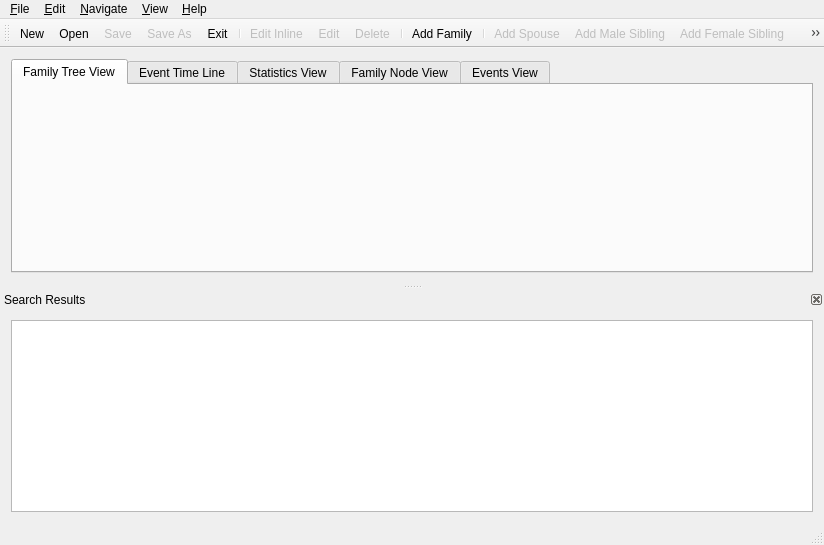
<?xml version="1.0" encoding="UTF-8"?>
<ui version="4.0">
 <class>MainWindow</class>
 <widget class="QMainWindow" name="MainWindow">
  <property name="geometry">
   <rect>
    <x>0</x>
    <y>0</y>
    <width>824</width>
    <height>545</height>
   </rect>
  </property>
  <property name="windowTitle">
   <string>Familier 1.0</string>
  </property>
  <property name="windowIcon">
   <iconset resource="MainWindow.qrc">
    <normaloff>:/images/familier.png</normaloff>:/images/familier.png</iconset>
  </property>
  <widget class="QWidget" name="centralWidget">
   <layout class="QVBoxLayout" name="verticalLayout">
    <item>
     <widget class="QTabWidget" name="tabWidget">
      <property name="tabShape">
       <enum>QTabWidget::Rounded</enum>
      </property>
      <property name="currentIndex">
       <number>0</number>
      </property>
      <widget class="QWidget" name="tabFamilyTreeView">
       <attribute name="title">
        <string>Family Tree View</string>
       </attribute>
       <layout class="QHBoxLayout" name="horizontalLayout_2">
        <item>
         <widget class="FamilyTreeView" name="familyTreeView" native="true">
          <property name="styleSheet">
           <string notr="true"> FamilyTreeView { background-color: black; }</string>
          </property>
         </widget>
        </item>
       </layout>
      </widget>
      <widget class="QWidget" name="tabEventTimeLineView">
       <attribute name="title">
        <string>Event Time Line</string>
       </attribute>
       <layout class="QHBoxLayout" name="horizontalLayout_4">
        <item>
         <widget class="EventTimeLineView" name="eventTimeLineView" native="true">
          <property name="styleSheet">
           <string notr="true"> EventTimeLineView { background-color: black; }</string>
          </property>
         </widget>
        </item>
       </layout>
      </widget>
      <widget class="QWidget" name="tabStatisticsView">
       <attribute name="title">
        <string>Statistics View</string>
       </attribute>
       <layout class="QHBoxLayout" name="horizontalLayout">
        <item>
         <widget class="QScrollArea" name="scrollAreaStatisticsView">
          <property name="widgetResizable">
           <bool>true</bool>
          </property>
          <widget class="QWidget" name="scrollAreaWidgetContentsStatisticsView">
           <property name="geometry">
            <rect>
             <x>0</x>
             <y>0</y>
             <width>1212</width>
             <height>1574</height>
            </rect>
           </property>
           <layout class="QGridLayout" name="gridLayout_2">
            <item row="0" column="0">
             <widget class="PieView" name="familyAllIndividualsStatsPieView" native="true">
              <property name="minimumSize">
               <size>
                <width>600</width>
                <height>310</height>
               </size>
              </property>
             </widget>
            </item>
            <item row="0" column="1">
             <widget class="PieView" name="familyMaleIndividualsStatsPieView" native="true">
              <property name="minimumSize">
               <size>
                <width>600</width>
                <height>310</height>
               </size>
              </property>
             </widget>
            </item>
            <item row="1" column="0">
             <widget class="PieView" name="genderStatsPieView" native="true">
              <property name="minimumSize">
               <size>
                <width>600</width>
                <height>310</height>
               </size>
              </property>
             </widget>
            </item>
            <item row="1" column="1">
             <widget class="PieView" name="aliveOrDeadStatsPieView" native="true">
              <property name="minimumSize">
               <size>
                <width>600</width>
                <height>310</height>
               </size>
              </property>
             </widget>
            </item>
            <item row="2" column="0">
             <widget class="PieView" name="marriageStatsPieView" native="true">
              <property name="minimumSize">
               <size>
                <width>600</width>
                <height>310</height>
               </size>
              </property>
             </widget>
            </item>
            <item row="2" column="1">
             <widget class="PieView" name="haveChildrenStatsPieView" native="true">
              <property name="minimumSize">
               <size>
                <width>600</width>
                <height>310</height>
               </size>
              </property>
             </widget>
            </item>
            <item row="3" column="0">
	     <widget class="PieView" name="spouseCountStatsPieView" native="true">
              <property name="minimumSize">
               <size>
                <width>600</width>
                <height>310</height>
               </size>
              </property>
             </widget>
            </item>
            <item row="3" column="1">
             <widget class="PieView" name="childCountStatsPieView" native="true">
              <property name="minimumSize">
               <size>
                <width>600</width>
                <height>310</height>
               </size>
              </property>
             </widget>
            </item>
	    <item row="4" column="0">
	     <widget class="PieView" name="childCountStatsForMarriedPieView" native="true">
	      <property name="minimumSize">
	       <size>
		<width>600</width>
		<height>310</height>
	       </size>
	      </property>
	     </widget>
	    </item>
	    <item row="4" column="1">
             <widget class="PieView" name="sameNameCountStatsPieView" native="true">
              <property name="minimumSize">
               <size>
                <width>600</width>
                <height>310</height>
               </size>
              </property>
             </widget>
            </item>
           </layout>
          </widget>
         </widget>
        </item>
       </layout>
      </widget>
      <widget class="QWidget" name="tabFamilyNodeView">
       <attribute name="title">
        <string>Family Node View</string>
       </attribute>
       <layout class="QVBoxLayout" name="verticalLayout_2">
        <item>
         <layout class="QHBoxLayout" name="horizontalLayout_6">
          <item>
           <widget class="QStackedWidget" name="stackedWidget">
            <property name="currentIndex">
             <number>0</number>
            </property>
            <widget class="QWidget" name="pageTreeView">
             <layout class="QHBoxLayout" name="horizontalLayout_7">
              <item>
               <widget class="QTreeView" name="treeView">
                <property name="sizePolicy">
                 <sizepolicy hsizetype="Expanding" vsizetype="Expanding">
                  <horstretch>0</horstretch>
                  <verstretch>0</verstretch>
                 </sizepolicy>
                </property>
                <property name="contextMenuPolicy">
                 <enum>Qt::CustomContextMenu</enum>
                </property>
                <property name="acceptDrops">
                 <bool>true</bool>
                </property>
                <property name="styleSheet">
                 <string notr="true"> QTreeView { background-color: black; }</string>
                </property>
                <property name="tabKeyNavigation">
                 <bool>true</bool>
                </property>
                <property name="dragEnabled">
                 <bool>true</bool>
                </property>
                <property name="horizontalScrollMode">
                 <enum>QAbstractItemView::ScrollPerItem</enum>
                </property>
                <property name="autoExpandDelay">
                 <number>500</number>
                </property>
                <property name="animated">
                 <bool>true</bool>
                </property>
               </widget>
              </item>
             </layout>
            </widget>
            <widget class="QWidget" name="pageListView">
             <layout class="QHBoxLayout" name="horizontalLayout_3">
              <item>
               <widget class="QListView" name="listView">
                <property name="enabled">
                 <bool>true</bool>
                </property>
                <property name="contextMenuPolicy">
                 <enum>Qt::CustomContextMenu</enum>
                </property>
                <property name="styleSheet">
                 <string notr="true"> QListView { background-color: black; }</string>
                </property>
                <property name="tabKeyNavigation">
                 <bool>true</bool>
                </property>
                <property name="iconSize">
                 <size>
                  <width>60</width>
                  <height>60</height>
                 </size>
                </property>
                <property name="layoutMode">
                 <enum>QListView::Batched</enum>
                </property>
                <property name="spacing">
                 <number>10</number>
                </property>
                <property name="gridSize">
                 <size>
                  <width>80</width>
                  <height>80</height>
                 </size>
                </property>
                <property name="uniformItemSizes">
                 <bool>false</bool>
                </property>
                <property name="wordWrap">
                 <bool>true</bool>
                </property>
               </widget>
              </item>
             </layout>
            </widget>
            <widget class="QWidget" name="pageTableView">
             <layout class="QHBoxLayout" name="horizontalLayout_8">
              <item>
               <widget class="QTableView" name="tableView">
                <property name="contextMenuPolicy">
                 <enum>Qt::CustomContextMenu</enum>
                </property>
                <property name="styleSheet">
                 <string notr="true"> QTableView { background-color: black; }</string>
                </property>
                <property name="selectionMode">
                 <enum>QAbstractItemView::SingleSelection</enum>
                </property>
                <property name="showGrid">
                 <bool>false</bool>
                </property>
                <property name="sortingEnabled">
                 <bool>true</bool>
                </property>
               </widget>
              </item>
             </layout>
            </widget>
           </widget>
          </item>
          <item>
           <widget class="QTextBrowser" name="textBrowserItemView">
            <property name="styleSheet">
             <string notr="true"> QTextBrowser { color: white; background-color: black; }</string>
            </property>
            <property name="openLinks">
             <bool>false</bool>
            </property>
           </widget>
          </item>
         </layout>
        </item>
       </layout>
      </widget>
      <widget class="QWidget" name="tabEventView">
       <attribute name="title">
        <string>Events View</string>
       </attribute>
       <layout class="QVBoxLayout" name="verticalLayout_4">
        <item>
         <widget class="QTableView" name="tableViewForEvents">
          <property name="alternatingRowColors">
           <bool>true</bool>
          </property>
          <property name="selectionMode">
           <enum>QAbstractItemView::SingleSelection</enum>
          </property>
         </widget>
        </item>
        <item>
         <layout class="QHBoxLayout" name="horizontalLayout_9">
          <item>
           <spacer name="horizontalSpacer">
            <property name="orientation">
             <enum>Qt::Horizontal</enum>
            </property>
            <property name="sizeHint" stdset="0">
             <size>
              <width>40</width>
              <height>20</height>
             </size>
            </property>
           </spacer>
          </item>
          <item>
           <widget class="QToolButton" name="toolButtonEventAdd">
            <property name="text">
             <string>...</string>
            </property>
            <property name="icon">
             <iconset resource="MainWindow.qrc">
              <normaloff>:/images/expandall.png</normaloff>:/images/expandall.png</iconset>
            </property>
           </widget>
          </item>
          <item>
           <widget class="QToolButton" name="toolButtonEventDelete">
            <property name="text">
             <string>...</string>
            </property>
            <property name="icon">
             <iconset resource="MainWindow.qrc">
              <normaloff>:/images/collapseall.png</normaloff>:/images/collapseall.png</iconset>
            </property>
           </widget>
          </item>
          <item>
           <spacer name="horizontalSpacer_2">
            <property name="orientation">
             <enum>Qt::Horizontal</enum>
            </property>
            <property name="sizeHint" stdset="0">
             <size>
              <width>40</width>
              <height>20</height>
             </size>
            </property>
           </spacer>
          </item>
         </layout>
        </item>
       </layout>
      </widget>
     </widget>
    </item>
   </layout>
  </widget>
  <widget class="QMenuBar" name="menuBar">
   <property name="geometry">
    <rect>
     <x>0</x>
     <y>0</y>
     <width>824</width>
     <height>24</height>
    </rect>
   </property>
   <widget class="QMenu" name="menu_Help">
    <property name="title">
     <string>&amp;Help</string>
    </property>
    <addaction name="action_FAQ"/>
    <addaction name="action_What_s_this"/>
    <addaction name="separator"/>
    <addaction name="action_About"/>
    <addaction name="action_About_Qt"/>
   </widget>
   <widget class="QMenu" name="menuNavigate">
    <property name="title">
     <string>&amp;Navigate</string>
    </property>
    <addaction name="action_Go_to_Previous"/>
    <addaction name="action_Go_to_Next"/>
    <addaction name="separator"/>
    <addaction name="action_Scroll_to_Top"/>
    <addaction name="action_Scroll_to_Bottom"/>
   </widget>
   <widget class="QMenu" name="menuEdit">
    <property name="title">
     <string>&amp;Edit</string>
    </property>
    <addaction name="action_Edit_Inline"/>
    <addaction name="action_Mark_as_Alive"/>
    <addaction name="action_Mark_as_Dead"/>
    <addaction name="action_Mark_as_Dummy"/>
    <addaction name="action_Unmark_as_Dummy"/>
    <addaction name="separator"/>
    <addaction name="action_Edit"/>
    <addaction name="action_Delete"/>
    <addaction name="separator"/>
    <addaction name="action_Add_Family"/>
    <addaction name="separator"/>
    <addaction name="action_Add_Spouse"/>
    <addaction name="action_Add_Dummy_Spouse"/>
    <addaction name="action_Add_Male_Sibling"/>
    <addaction name="action_Add_Female_Sibling"/>
    <addaction name="action_Add_Wife_in_Law"/>
    <addaction name="action_Add_Male_Child"/>
    <addaction name="action_Add_Female_Child"/>
    <addaction name="separator"/>
    <addaction name="action_Set_Document_Title"/>
    <addaction name="separator"/>
    <addaction name="action_Full_Text_Search"/>
    <addaction name="action_Preferences"/>
   </widget>
   <widget class="QMenu" name="menuFile">
    <property name="title">
     <string>&amp;File</string>
    </property>
    <widget class="QMenu" name="menu_Recent_Files">
     <property name="title">
      <string>Recent Files</string>
     </property>
    </widget>
    <addaction name="action_New"/>
    <addaction name="action_Open"/>
    <addaction name="menu_Recent_Files"/>
    <addaction name="separator"/>
    <addaction name="action_Save"/>
    <addaction name="action_Save_As"/>
    <addaction name="action_Close"/>
    <addaction name="separator"/>
    <addaction name="action_Import"/>
    <addaction name="action_Export"/>
    <addaction name="separator"/>
    <addaction name="action_Exit"/>
   </widget>
   <widget class="QMenu" name="menu_View">
    <property name="title">
     <string>&amp;View</string>
    </property>
    <widget class="QMenu" name="menuSwitch_To">
     <property name="title">
      <string>Switch To</string>
     </property>
     <addaction name="action_Tree_View"/>
     <addaction name="action_Table_View"/>
     <addaction name="action_List_View"/>
     <addaction name="action_Icon_View"/>
    </widget>
    <addaction name="action_Expand"/>
    <addaction name="action_Collapse"/>
    <addaction name="action_Expand_All_Siblings"/>
    <addaction name="action_Collapse_All_Siblings"/>
    <addaction name="separator"/>
    <addaction name="action_Expand_All"/>
    <addaction name="action_Collapse_All"/>
    <addaction name="separator"/>
    <addaction name="action_LockOrUnlock"/>
    <addaction name="menuSwitch_To"/>
   </widget>
   <addaction name="menuFile"/>
   <addaction name="menuEdit"/>
   <addaction name="menuNavigate"/>
   <addaction name="menu_View"/>
   <addaction name="menu_Help"/>
  </widget>
  <widget class="QStatusBar" name="statusBar"/>
  <widget class="QToolBar" name="mainToolBar">
   <attribute name="toolBarArea">
    <enum>TopToolBarArea</enum>
   </attribute>
   <attribute name="toolBarBreak">
    <bool>false</bool>
   </attribute>
   <addaction name="action_New"/>
   <addaction name="action_Open"/>
   <addaction name="action_Save"/>
   <addaction name="action_Save_As"/>
   <addaction name="action_Exit"/>
   <addaction name="separator"/>
   <addaction name="action_Edit_Inline"/>
   <addaction name="action_Edit"/>
   <addaction name="action_Delete"/>
   <addaction name="separator"/>
   <addaction name="action_Add_Family"/>
   <addaction name="separator"/>
   <addaction name="action_Add_Spouse"/>
   <addaction name="action_Add_Male_Sibling"/>
   <addaction name="action_Add_Female_Sibling"/>
   <addaction name="action_Add_Wife_in_Law"/>
   <addaction name="action_Add_Male_Child"/>
   <addaction name="action_Add_Female_Child"/>
   <addaction name="separator"/>
   <addaction name="action_Go_to_Previous"/>
   <addaction name="action_Go_to_Next"/>
   <addaction name="action_Scroll_to_Top"/>
   <addaction name="action_Scroll_to_Bottom"/>
   <addaction name="separator"/>
   <addaction name="action_Expand_All"/>
   <addaction name="action_Collapse_All"/>
   <addaction name="separator"/>
   <addaction name="action_About"/>
   <addaction name="action_What_s_this"/>
  </widget>
  <widget class="QDockWidget" name="dockWidgetSearchResults">
   <property name="features">
    <set>QDockWidget::DockWidgetClosable</set>
   </property>
   <property name="windowTitle">
    <string>Search Results</string>
   </property>
   <attribute name="dockWidgetArea">
    <number>8</number>
   </attribute>
   <widget class="QWidget" name="dockWidgetContentsSearchResults">
    <layout class="QHBoxLayout" name="horizontalLayout_5">
     <item>
      <widget class="QTextBrowser" name="textBrowserSearchResults">
       <property name="openLinks">
        <bool>false</bool>
       </property>
      </widget>
     </item>
    </layout>
   </widget>
  </widget>
  <action name="action_New">
   <property name="icon">
    <iconset resource="MainWindow.qrc">
     <normaloff>:/images/filenew.png</normaloff>:/images/filenew.png</iconset>
   </property>
   <property name="text">
    <string>&amp;New</string>
   </property>
   <property name="toolTip">
    <string>Create New File</string>
   </property>
   <property name="shortcut">
    <string>Ctrl+N</string>
   </property>
  </action>
  <action name="action_Open">
   <property name="icon">
    <iconset resource="MainWindow.qrc">
     <normaloff>:/images/fileopen.png</normaloff>
     <normalon>:/images/open.png</normalon>:/images/fileopen.png</iconset>
   </property>
   <property name="text">
    <string>&amp;Open</string>
   </property>
   <property name="toolTip">
    <string>Open Existing File</string>
   </property>
   <property name="shortcut">
    <string>Ctrl+O</string>
   </property>
  </action>
  <action name="action_Save">
   <property name="enabled">
    <bool>false</bool>
   </property>
   <property name="icon">
    <iconset resource="MainWindow.qrc">
     <normaloff>:/images/filesave.png</normaloff>:/images/filesave.png</iconset>
   </property>
   <property name="text">
    <string>&amp;Save</string>
   </property>
   <property name="toolTip">
    <string>Save File</string>
   </property>
   <property name="shortcut">
    <string>Ctrl+S</string>
   </property>
  </action>
  <action name="action_Save_As">
   <property name="enabled">
    <bool>false</bool>
   </property>
   <property name="icon">
    <iconset resource="MainWindow.qrc">
     <normaloff>:/images/filesaveas.png</normaloff>:/images/filesaveas.png</iconset>
   </property>
   <property name="text">
    <string>Save &amp;As</string>
   </property>
   <property name="toolTip">
    <string>Save As File</string>
   </property>
  </action>
  <action name="action_Exit">
   <property name="icon">
    <iconset resource="MainWindow.qrc">
     <normaloff>:/images/exit.png</normaloff>:/images/exit.png</iconset>
   </property>
   <property name="text">
    <string>E&amp;xit</string>
   </property>
  </action>
  <action name="action_About">
   <property name="icon">
    <iconset resource="MainWindow.qrc">
     <normaloff>:/images/help_about.png</normaloff>:/images/help_about.png</iconset>
   </property>
   <property name="text">
    <string>&amp;About</string>
   </property>
  </action>
  <action name="action_Add_Family">
   <property name="icon">
    <iconset resource="MainWindow.qrc">
     <normaloff>:/images/add_family.png</normaloff>:/images/add_family.png</iconset>
   </property>
   <property name="text">
    <string>Add Famil&amp;y</string>
   </property>
   <property name="toolTip">
    <string>Add a new family to the tree.</string>
   </property>
   <property name="shortcut">
    <string>Ctrl+I, F</string>
   </property>
  </action>
  <action name="action_Close">
   <property name="icon">
    <iconset resource="MainWindow.qrc">
     <normaloff>:/images/fileclose.png</normaloff>:/images/fileclose.png</iconset>
   </property>
   <property name="text">
    <string>&amp;Close</string>
   </property>
   <property name="toolTip">
    <string>Close the currently open file.</string>
   </property>
   <property name="shortcut">
    <string>Ctrl+W</string>
   </property>
  </action>
  <action name="action_Expand_All">
   <property name="enabled">
    <bool>false</bool>
   </property>
   <property name="icon">
    <iconset resource="MainWindow.qrc">
     <normaloff>:/images/expandall.png</normaloff>:/images/expandall.png</iconset>
   </property>
   <property name="text">
    <string>Expand All</string>
   </property>
   <property name="toolTip">
    <string>Expand all items.</string>
   </property>
   <property name="shortcut">
    <string>Ctrl+=</string>
   </property>
  </action>
  <action name="action_Collapse_All">
   <property name="enabled">
    <bool>false</bool>
   </property>
   <property name="icon">
    <iconset resource="MainWindow.qrc">
     <normaloff>:/images/collapseall.png</normaloff>:/images/collapseall.png</iconset>
   </property>
   <property name="text">
    <string>Collapse All</string>
   </property>
   <property name="toolTip">
    <string>Collapse all items.</string>
   </property>
   <property name="shortcut">
    <string>Ctrl+-</string>
   </property>
  </action>
  <action name="action_Delete">
   <property name="enabled">
    <bool>false</bool>
   </property>
   <property name="icon">
    <iconset resource="MainWindow.qrc">
     <normaloff>:/images/edit-delete.png</normaloff>:/images/edit-delete.png</iconset>
   </property>
   <property name="text">
    <string>&amp;Delete</string>
   </property>
   <property name="toolTip">
    <string>Delete an existing family from the tree.</string>
   </property>
   <property name="shortcut">
    <string>Del</string>
   </property>
  </action>
  <action name="action_Edit">
   <property name="enabled">
    <bool>false</bool>
   </property>
   <property name="icon">
    <iconset resource="MainWindow.qrc">
     <normaloff>:/images/editentry.png</normaloff>:/images/editentry.png</iconset>
   </property>
   <property name="text">
    <string>&amp;Edit</string>
   </property>
   <property name="toolTip">
    <string>Edit an existing Family/Individual from the tree.</string>
   </property>
   <property name="shortcut">
    <string>Ctrl+E</string>
   </property>
  </action>
  <action name="action_Scroll_to_Top">
   <property name="icon">
    <iconset resource="MainWindow.qrc">
     <normaloff>:/images/up.png</normaloff>:/images/up.png</iconset>
   </property>
   <property name="text">
    <string>Scroll to &amp;Top</string>
   </property>
   <property name="shortcut">
    <string>Ctrl+Home</string>
   </property>
  </action>
  <action name="action_Scroll_to_Bottom">
   <property name="icon">
    <iconset resource="MainWindow.qrc">
     <normaloff>:/images/down.png</normaloff>:/images/down.png</iconset>
   </property>
   <property name="text">
    <string>Scroll to &amp;Bottom</string>
   </property>
   <property name="shortcut">
    <string>Ctrl+End</string>
   </property>
  </action>
  <action name="action_Add_Spouse">
   <property name="enabled">
    <bool>false</bool>
   </property>
   <property name="icon">
    <iconset resource="MainWindow.qrc">
     <normaloff>:/images/add_spouse.png</normaloff>:/images/add_spouse.png</iconset>
   </property>
   <property name="text">
    <string>Add &amp;Spouse</string>
   </property>
   <property name="shortcut">
    <string>Ctrl+I, S</string>
   </property>
  </action>
  <action name="action_Add_Male_Sibling">
   <property name="enabled">
    <bool>false</bool>
   </property>
   <property name="icon">
    <iconset resource="MainWindow.qrc">
     <normaloff>:/images/add_male_sibling.png</normaloff>:/images/add_male_sibling.png</iconset>
   </property>
   <property name="text">
    <string>Add Male Si&amp;bling</string>
   </property>
   <property name="shortcut">
    <string>Ctrl+I, B, M</string>
   </property>
  </action>
  <action name="action_Add_Male_Child">
   <property name="enabled">
    <bool>false</bool>
   </property>
   <property name="icon">
    <iconset resource="MainWindow.qrc">
     <normaloff>:/images/add_male_child.png</normaloff>:/images/add_male_child.png</iconset>
   </property>
   <property name="text">
    <string>Add Male &amp;Child</string>
   </property>
   <property name="toolTip">
    <string>Add Male Child</string>
   </property>
   <property name="shortcut">
    <string>Ctrl+I, C, M</string>
   </property>
  </action>
  <action name="action_Find">
   <property name="enabled">
    <bool>false</bool>
   </property>
   <property name="icon">
    <iconset resource="MainWindow.qrc">
     <normaloff>:/images/search.png</normaloff>:/images/search.png</iconset>
   </property>
   <property name="text">
    <string>&amp;Find</string>
   </property>
   <property name="shortcut">
    <string>Ctrl+F</string>
   </property>
  </action>
  <action name="action_Expand">
   <property name="enabled">
    <bool>false</bool>
   </property>
   <property name="text">
    <string>&amp;Expand</string>
   </property>
   <property name="shortcut">
    <string>=</string>
   </property>
  </action>
  <action name="action_Collapse">
   <property name="enabled">
    <bool>false</bool>
   </property>
   <property name="text">
    <string>&amp;Collapse</string>
   </property>
   <property name="shortcut">
    <string>-</string>
   </property>
  </action>
  <action name="action_Expand_All_Siblings">
   <property name="enabled">
    <bool>false</bool>
   </property>
   <property name="text">
    <string>Expand All Siblings</string>
   </property>
  </action>
  <action name="action_Collapse_All_Siblings">
   <property name="enabled">
    <bool>false</bool>
   </property>
   <property name="text">
    <string>Collapse All Siblings</string>
   </property>
  </action>
  <action name="action_Edit_Inline">
   <property name="enabled">
    <bool>false</bool>
   </property>
   <property name="icon">
    <iconset resource="MainWindow.qrc">
     <normaloff>:/images/edit-inline.png</normaloff>:/images/edit-inline.png</iconset>
   </property>
   <property name="text">
    <string>Edit Inline</string>
   </property>
  </action>
  <action name="action_Recent_File_1">
   <property name="text">
    <string>File 1</string>
   </property>
  </action>
  <action name="action_Recent_File_2">
   <property name="text">
    <string>File 2</string>
   </property>
  </action>
  <action name="action_Recent_File_3">
   <property name="text">
    <string>File 3</string>
   </property>
  </action>
  <action name="action_Recent_File_4">
   <property name="text">
    <string>File 4</string>
   </property>
  </action>
  <action name="action_What_s_this">
   <property name="icon">
    <iconset resource="MainWindow.qrc">
     <normaloff>:/images/whatsthis.png</normaloff>:/images/whatsthis.png</iconset>
   </property>
   <property name="text">
    <string>&amp;What's this?</string>
   </property>
   <property name="shortcut">
    <string>Shift+F1</string>
   </property>
  </action>
  <action name="action_About_Qt">
   <property name="text">
    <string>About Qt</string>
   </property>
  </action>
  <action name="action_Add_Female_Child">
   <property name="enabled">
    <bool>false</bool>
   </property>
   <property name="icon">
    <iconset resource="MainWindow.qrc">
     <normaloff>:/images/add_female_child.png</normaloff>:/images/add_female_child.png</iconset>
   </property>
   <property name="text">
    <string>Add Female &amp;Child</string>
   </property>
   <property name="shortcut">
    <string>Ctrl+I, C, F</string>
   </property>
  </action>
  <action name="action_Mark_as_Dead">
   <property name="enabled">
    <bool>false</bool>
   </property>
   <property name="icon">
    <iconset resource="MainWindow.qrc">
     <normaloff>:/images/dead.png</normaloff>:/images/dead.png</iconset>
   </property>
   <property name="text">
    <string>Mark as Dead</string>
   </property>
  </action>
  <action name="action_Add_Female_Sibling">
   <property name="enabled">
    <bool>false</bool>
   </property>
   <property name="icon">
    <iconset resource="MainWindow.qrc">
     <normaloff>:/images/add_female_sibling.png</normaloff>:/images/add_female_sibling.png</iconset>
   </property>
   <property name="text">
    <string>Add Female Sibling</string>
   </property>
   <property name="shortcut">
    <string>Ctrl+I, B, F</string>
   </property>
  </action>
  <action name="action_FAQ">
   <property name="icon">
    <iconset resource="MainWindow.qrc">
     <normaloff>:/images/faq.png</normaloff>:/images/faq.png</iconset>
   </property>
   <property name="text">
    <string>&amp;Frequently Asked Questions</string>
   </property>
  </action>
  <action name="action_Tree_View">
   <property name="text">
    <string>Tree View</string>
   </property>
  </action>
  <action name="action_Table_View">
   <property name="text">
    <string>Table View</string>
   </property>
  </action>
  <action name="action_List_View">
   <property name="text">
    <string>List View</string>
   </property>
  </action>
  <action name="action_Icon_View">
   <property name="text">
    <string>Icon View</string>
   </property>
  </action>
  <action name="action_Go_to_Previous">
   <property name="enabled">
    <bool>false</bool>
   </property>
   <property name="icon">
    <iconset resource="MainWindow.qrc">
     <normaloff>:/images/back.png</normaloff>:/images/back.png</iconset>
   </property>
   <property name="text">
    <string>Go to &amp;Previous</string>
   </property>
   <property name="shortcut">
    <string>Alt+Left</string>
   </property>
  </action>
  <action name="action_Go_to_Next">
   <property name="enabled">
    <bool>false</bool>
   </property>
   <property name="icon">
    <iconset resource="MainWindow.qrc">
     <normaloff>:/images/forward.png</normaloff>:/images/forward.png</iconset>
   </property>
   <property name="text">
    <string>Go to &amp;Next</string>
   </property>
   <property name="shortcut">
    <string>Alt+Right</string>
   </property>
  </action>
  <action name="action_Manage_Unattached_Individuals">
   <property name="text">
    <string>&amp;Manage Unattached Individuals</string>
   </property>
  </action>
  <action name="action_Export">
   <property name="icon">
    <iconset resource="MainWindow.qrc">
     <normaloff>:/images/fileexport.png</normaloff>:/images/fileexport.png</iconset>
   </property>
   <property name="text">
    <string>&amp;Export</string>
   </property>
   <property name="toolTip">
    <string>Export this document</string>
   </property>
  </action>
  <action name="action_Import">
   <property name="icon">
    <iconset resource="MainWindow.qrc">
     <normaloff>:/images/fileimport.png</normaloff>:/images/fileimport.png</iconset>
   </property>
   <property name="text">
    <string>&amp;Import</string>
   </property>
   <property name="toolTip">
    <string>Import a document</string>
   </property>
  </action>
  <action name="action_Mark_as_Alive">
   <property name="enabled">
    <bool>false</bool>
   </property>
   <property name="icon">
    <iconset resource="MainWindow.qrc">
     <normaloff>:/images/alive.png</normaloff>:/images/alive.png</iconset>
   </property>
   <property name="text">
    <string>Mark as Alive</string>
   </property>
  </action>
  <action name="action_Mark_as_Dummy">
   <property name="enabled">
    <bool>false</bool>
   </property>
   <property name="text">
    <string>Mark as Dummy</string>
   </property>
  </action>
  <action name="action_Unmark_as_Dummy">
   <property name="enabled">
    <bool>false</bool>
   </property>
   <property name="text">
    <string>Unmark as Dummy</string>
   </property>
  </action>
  <action name="action_Add_Wife_in_Law">
   <property name="enabled">
    <bool>false</bool>
   </property>
   <property name="icon">
    <iconset resource="MainWindow.qrc">
     <normaloff>:/images/copy_spouse.png</normaloff>:/images/copy_spouse.png</iconset>
   </property>
   <property name="text">
    <string>Add Wife-in-Law</string>
   </property>
  </action>
  <action name="action_Set_Document_Title">
   <property name="text">
    <string>Set Document Title</string>
   </property>
  </action>
  <action name="action_Add_Dummy_Spouse">
   <property name="text">
    <string>Add Dummy Spouse</string>
   </property>
  </action>
  <action name="action_Preferences">
   <property name="text">
    <string>Preferences</string>
   </property>
  </action>
  <action name="action_Full_Text_Search">
   <property name="checkable">
    <bool>true</bool>
   </property>
   <property name="icon">
    <iconset resource="MainWindow.qrc">
     <normaloff>:/images/search.png</normaloff>:/images/search.png</iconset>
   </property>
   <property name="text">
    <string>Full Text Search</string>
   </property>
   <property name="shortcut">
    <string>Ctrl+F</string>
   </property>
  </action>
  <action name="action_LockOrUnlock">
   <property name="text">
    <string>Lock Main Window</string>
   </property>
  </action>
 </widget>
 <layoutdefault spacing="6" margin="11"/>
 <customwidgets>
  <customwidget>
   <class>PieView</class>
   <extends>QWidget</extends>
   <header>PieView.h</header>
   <container>1</container>
  </customwidget>
  <customwidget>
   <class>FamilyTreeView</class>
   <extends>QWidget</extends>
   <header>FamilyTreeView.h</header>
   <container>1</container>
  </customwidget>
  <customwidget>
   <class>EventTimeLineView</class>
   <extends>QWidget</extends>
   <header>EventTimeLineView.h</header>
   <container>1</container>
  </customwidget>
 </customwidgets>
 <resources>
  <include location="MainWindow.qrc"/>
 </resources>
 <connections>
  <connection>
   <sender>action_Scroll_to_Top</sender>
   <signal>triggered()</signal>
   <receiver>treeView</receiver>
   <slot>scrollToTop()</slot>
   <hints>
    <hint type="sourcelabel">
     <x>-1</x>
     <y>-1</y>
    </hint>
    <hint type="destinationlabel">
     <x>62</x>
     <y>107</y>
    </hint>
   </hints>
  </connection>
  <connection>
   <sender>action_Scroll_to_Bottom</sender>
   <signal>triggered()</signal>
   <receiver>treeView</receiver>
   <slot>scrollToBottom()</slot>
   <hints>
    <hint type="sourcelabel">
     <x>-1</x>
     <y>-1</y>
    </hint>
    <hint type="destinationlabel">
     <x>62</x>
     <y>107</y>
    </hint>
   </hints>
  </connection>
  <connection>
   <sender>action_Scroll_to_Top</sender>
   <signal>triggered()</signal>
   <receiver>tableView</receiver>
   <slot>scrollToTop()</slot>
   <hints>
    <hint type="sourcelabel">
     <x>-1</x>
     <y>-1</y>
    </hint>
    <hint type="destinationlabel">
     <x>62</x>
     <y>107</y>
    </hint>
   </hints>
  </connection>
  <connection>
   <sender>action_Scroll_to_Bottom</sender>
   <signal>triggered()</signal>
   <receiver>tableView</receiver>
   <slot>scrollToBottom()</slot>
   <hints>
    <hint type="sourcelabel">
     <x>-1</x>
     <y>-1</y>
    </hint>
    <hint type="destinationlabel">
     <x>62</x>
     <y>107</y>
    </hint>
   </hints>
  </connection>
  <connection>
   <sender>action_Scroll_to_Top</sender>
   <signal>triggered()</signal>
   <receiver>listView</receiver>
   <slot>scrollToTop()</slot>
   <hints>
    <hint type="sourcelabel">
     <x>-1</x>
     <y>-1</y>
    </hint>
    <hint type="destinationlabel">
     <x>62</x>
     <y>107</y>
    </hint>
   </hints>
  </connection>
  <connection>
   <sender>action_Scroll_to_Bottom</sender>
   <signal>triggered()</signal>
   <receiver>listView</receiver>
   <slot>scrollToBottom()</slot>
   <hints>
    <hint type="sourcelabel">
     <x>-1</x>
     <y>-1</y>
    </hint>
    <hint type="destinationlabel">
     <x>62</x>
     <y>107</y>
    </hint>
   </hints>
  </connection>
  <connection>
   <sender>action_Scroll_to_Top</sender>
   <signal>triggered()</signal>
   <receiver>familyTreeView</receiver>
   <slot>scrollToTop()</slot>
   <hints>
    <hint type="sourcelabel">
     <x>-1</x>
     <y>-1</y>
    </hint>
    <hint type="destinationlabel">
     <x>62</x>
     <y>107</y>
    </hint>
   </hints>
  </connection>
  <connection>
   <sender>action_Scroll_to_Bottom</sender>
   <signal>triggered()</signal>
   <receiver>familyTreeView</receiver>
   <slot>scrollToBottom()</slot>
   <hints>
    <hint type="sourcelabel">
     <x>-1</x>
     <y>-1</y>
    </hint>
    <hint type="destinationlabel">
     <x>62</x>
     <y>107</y>
    </hint>
   </hints>
  </connection>
  <connection>
   <sender>action_Full_Text_Search</sender>
   <signal>triggered(bool)</signal>
   <receiver>dockWidgetSearchResults</receiver>
   <slot>setVisible(bool)</slot>
   <hints>
    <hint type="sourcelabel">
     <x>-1</x>
     <y>-1</y>
    </hint>
    <hint type="destinationlabel">
     <x>411</x>
     <y>470</y>
    </hint>
   </hints>
  </connection>
  <connection>
   <sender>dockWidgetSearchResults</sender>
   <signal>visibilityChanged(bool)</signal>
   <receiver>action_Full_Text_Search</receiver>
   <slot>setChecked(bool)</slot>
   <hints>
    <hint type="sourcelabel">
     <x>411</x>
     <y>470</y>
    </hint>
    <hint type="destinationlabel">
     <x>-1</x>
     <y>-1</y>
    </hint>
   </hints>
  </connection>
 </connections>
</ui>
